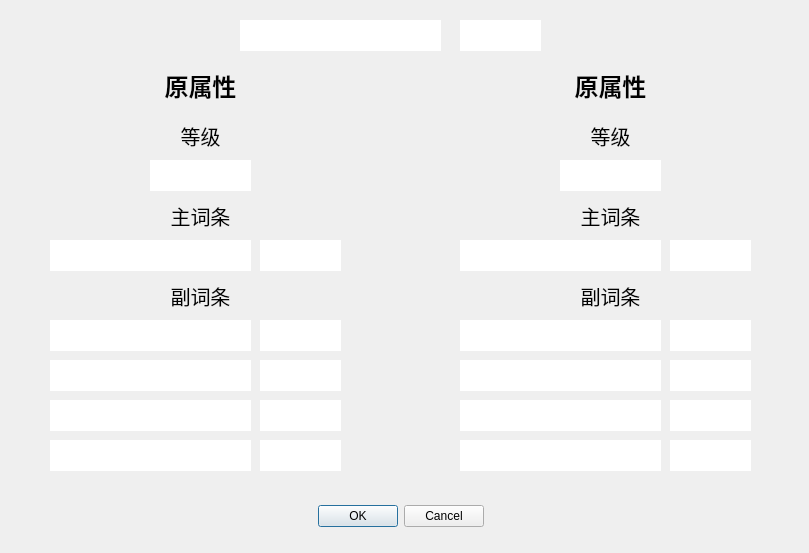
<?xml version="1.0" encoding="UTF-8"?>
<ui version="4.0">
 <class>Dialog</class>
 <widget class="QDialog" name="Dialog">
  <property name="geometry">
   <rect>
    <x>0</x>
    <y>0</y>
    <width>809</width>
    <height>553</height>
   </rect>
  </property>
  <property name="windowTitle">
   <string>Dialog</string>
  </property>
  <widget class="QDialogButtonBox" name="buttonBox">
   <property name="geometry">
    <rect>
     <x>230</x>
     <y>500</y>
     <width>341</width>
     <height>32</height>
    </rect>
   </property>
   <property name="orientation">
    <enum>Qt::Horizontal</enum>
   </property>
   <property name="standardButtons">
    <set>QDialogButtonBox::Cancel|QDialogButtonBox::Ok</set>
   </property>
   <property name="centerButtons">
    <bool>true</bool>
   </property>
  </widget>
  <widget class="QLineEdit" name="lineEdit_position">
   <property name="geometry">
    <rect>
     <x>460</x>
     <y>20</y>
     <width>81</width>
     <height>31</height>
    </rect>
   </property>
   <property name="font">
    <font>
     <pointsize>12</pointsize>
    </font>
   </property>
   <property name="frame">
    <bool>false</bool>
   </property>
   <property name="alignment">
    <set>Qt::AlignCenter</set>
   </property>
   <property name="readOnly">
    <bool>true</bool>
   </property>
   <property name="clearButtonEnabled">
    <bool>false</bool>
   </property>
  </widget>
  <widget class="QLineEdit" name="lineEdit_suit">
   <property name="geometry">
    <rect>
     <x>240</x>
     <y>20</y>
     <width>201</width>
     <height>31</height>
    </rect>
   </property>
   <property name="font">
    <font>
     <pointsize>12</pointsize>
    </font>
   </property>
   <property name="frame">
    <bool>false</bool>
   </property>
   <property name="alignment">
    <set>Qt::AlignCenter</set>
   </property>
   <property name="readOnly">
    <bool>true</bool>
   </property>
   <property name="clearButtonEnabled">
    <bool>false</bool>
   </property>
  </widget>
  <widget class="QLabel" name="label_sub_entry_old">
   <property name="geometry">
    <rect>
     <x>120</x>
     <y>280</y>
     <width>161</width>
     <height>31</height>
    </rect>
   </property>
   <property name="font">
    <font>
     <pointsize>15</pointsize>
     <weight>50</weight>
     <bold>false</bold>
    </font>
   </property>
   <property name="text">
    <string>副词条</string>
   </property>
   <property name="alignment">
    <set>Qt::AlignCenter</set>
   </property>
  </widget>
  <widget class="QLineEdit" name="lineEdit_sub_entry_2_name_old">
   <property name="geometry">
    <rect>
     <x>50</x>
     <y>360</y>
     <width>201</width>
     <height>31</height>
    </rect>
   </property>
   <property name="font">
    <font>
     <pointsize>12</pointsize>
    </font>
   </property>
   <property name="frame">
    <bool>false</bool>
   </property>
   <property name="alignment">
    <set>Qt::AlignCenter</set>
   </property>
   <property name="readOnly">
    <bool>true</bool>
   </property>
   <property name="clearButtonEnabled">
    <bool>false</bool>
   </property>
  </widget>
  <widget class="QLineEdit" name="lineEdit_sub_entry_2_value_old">
   <property name="geometry">
    <rect>
     <x>260</x>
     <y>360</y>
     <width>81</width>
     <height>31</height>
    </rect>
   </property>
   <property name="font">
    <font>
     <pointsize>12</pointsize>
    </font>
   </property>
   <property name="frame">
    <bool>false</bool>
   </property>
   <property name="alignment">
    <set>Qt::AlignCenter</set>
   </property>
   <property name="readOnly">
    <bool>true</bool>
   </property>
   <property name="clearButtonEnabled">
    <bool>false</bool>
   </property>
  </widget>
  <widget class="QLineEdit" name="lineEdit_sub_entry_3_name_old">
   <property name="geometry">
    <rect>
     <x>50</x>
     <y>400</y>
     <width>201</width>
     <height>31</height>
    </rect>
   </property>
   <property name="font">
    <font>
     <pointsize>12</pointsize>
    </font>
   </property>
   <property name="frame">
    <bool>false</bool>
   </property>
   <property name="alignment">
    <set>Qt::AlignCenter</set>
   </property>
   <property name="readOnly">
    <bool>true</bool>
   </property>
   <property name="clearButtonEnabled">
    <bool>false</bool>
   </property>
  </widget>
  <widget class="QLineEdit" name="lineEdit_sub_entry_4_name_old">
   <property name="geometry">
    <rect>
     <x>50</x>
     <y>440</y>
     <width>201</width>
     <height>31</height>
    </rect>
   </property>
   <property name="font">
    <font>
     <pointsize>12</pointsize>
    </font>
   </property>
   <property name="frame">
    <bool>false</bool>
   </property>
   <property name="alignment">
    <set>Qt::AlignCenter</set>
   </property>
   <property name="readOnly">
    <bool>true</bool>
   </property>
   <property name="clearButtonEnabled">
    <bool>false</bool>
   </property>
  </widget>
  <widget class="QLineEdit" name="lineEdit_main_entry_value_old">
   <property name="geometry">
    <rect>
     <x>260</x>
     <y>240</y>
     <width>81</width>
     <height>31</height>
    </rect>
   </property>
   <property name="font">
    <font>
     <pointsize>12</pointsize>
    </font>
   </property>
   <property name="frame">
    <bool>false</bool>
   </property>
   <property name="alignment">
    <set>Qt::AlignCenter</set>
   </property>
   <property name="readOnly">
    <bool>true</bool>
   </property>
   <property name="clearButtonEnabled">
    <bool>false</bool>
   </property>
  </widget>
  <widget class="QLabel" name="label_main_entry_old">
   <property name="geometry">
    <rect>
     <x>120</x>
     <y>200</y>
     <width>161</width>
     <height>31</height>
    </rect>
   </property>
   <property name="font">
    <font>
     <pointsize>15</pointsize>
     <weight>50</weight>
     <bold>false</bold>
    </font>
   </property>
   <property name="text">
    <string>主词条</string>
   </property>
   <property name="alignment">
    <set>Qt::AlignCenter</set>
   </property>
  </widget>
  <widget class="QLineEdit" name="lineEdit_main_entry_name_old">
   <property name="geometry">
    <rect>
     <x>50</x>
     <y>240</y>
     <width>201</width>
     <height>31</height>
    </rect>
   </property>
   <property name="font">
    <font>
     <pointsize>12</pointsize>
    </font>
   </property>
   <property name="frame">
    <bool>false</bool>
   </property>
   <property name="alignment">
    <set>Qt::AlignCenter</set>
   </property>
   <property name="readOnly">
    <bool>true</bool>
   </property>
   <property name="clearButtonEnabled">
    <bool>false</bool>
   </property>
  </widget>
  <widget class="QLineEdit" name="lineEdit_sub_entry_1_name_old">
   <property name="geometry">
    <rect>
     <x>50</x>
     <y>320</y>
     <width>201</width>
     <height>31</height>
    </rect>
   </property>
   <property name="font">
    <font>
     <pointsize>12</pointsize>
    </font>
   </property>
   <property name="frame">
    <bool>false</bool>
   </property>
   <property name="alignment">
    <set>Qt::AlignCenter</set>
   </property>
   <property name="readOnly">
    <bool>true</bool>
   </property>
   <property name="clearButtonEnabled">
    <bool>false</bool>
   </property>
  </widget>
  <widget class="QLineEdit" name="lineEdit_sub_entry_4_value_old">
   <property name="geometry">
    <rect>
     <x>260</x>
     <y>440</y>
     <width>81</width>
     <height>31</height>
    </rect>
   </property>
   <property name="font">
    <font>
     <pointsize>12</pointsize>
    </font>
   </property>
   <property name="frame">
    <bool>false</bool>
   </property>
   <property name="alignment">
    <set>Qt::AlignCenter</set>
   </property>
   <property name="readOnly">
    <bool>true</bool>
   </property>
   <property name="clearButtonEnabled">
    <bool>false</bool>
   </property>
  </widget>
  <widget class="QLabel" name="label_level_old">
   <property name="geometry">
    <rect>
     <x>120</x>
     <y>120</y>
     <width>161</width>
     <height>31</height>
    </rect>
   </property>
   <property name="font">
    <font>
     <pointsize>15</pointsize>
     <weight>50</weight>
     <bold>false</bold>
    </font>
   </property>
   <property name="text">
    <string>等级</string>
   </property>
   <property name="alignment">
    <set>Qt::AlignCenter</set>
   </property>
  </widget>
  <widget class="QLineEdit" name="lineEdit_sub_entry_1_value_old">
   <property name="geometry">
    <rect>
     <x>260</x>
     <y>320</y>
     <width>81</width>
     <height>31</height>
    </rect>
   </property>
   <property name="font">
    <font>
     <pointsize>12</pointsize>
    </font>
   </property>
   <property name="frame">
    <bool>false</bool>
   </property>
   <property name="alignment">
    <set>Qt::AlignCenter</set>
   </property>
   <property name="readOnly">
    <bool>true</bool>
   </property>
   <property name="clearButtonEnabled">
    <bool>false</bool>
   </property>
  </widget>
  <widget class="QLineEdit" name="lineEdit_sub_entry_3_value_old">
   <property name="geometry">
    <rect>
     <x>260</x>
     <y>400</y>
     <width>81</width>
     <height>31</height>
    </rect>
   </property>
   <property name="font">
    <font>
     <pointsize>12</pointsize>
    </font>
   </property>
   <property name="frame">
    <bool>false</bool>
   </property>
   <property name="alignment">
    <set>Qt::AlignCenter</set>
   </property>
   <property name="readOnly">
    <bool>true</bool>
   </property>
   <property name="clearButtonEnabled">
    <bool>false</bool>
   </property>
  </widget>
  <widget class="QLineEdit" name="lineEdit_sub_entry_3_value_new">
   <property name="geometry">
    <rect>
     <x>670</x>
     <y>400</y>
     <width>81</width>
     <height>31</height>
    </rect>
   </property>
   <property name="font">
    <font>
     <pointsize>12</pointsize>
    </font>
   </property>
   <property name="frame">
    <bool>false</bool>
   </property>
   <property name="alignment">
    <set>Qt::AlignCenter</set>
   </property>
   <property name="readOnly">
    <bool>true</bool>
   </property>
   <property name="clearButtonEnabled">
    <bool>false</bool>
   </property>
  </widget>
  <widget class="QLabel" name="label_level_2">
   <property name="geometry">
    <rect>
     <x>530</x>
     <y>120</y>
     <width>161</width>
     <height>31</height>
    </rect>
   </property>
   <property name="font">
    <font>
     <pointsize>15</pointsize>
     <weight>50</weight>
     <bold>false</bold>
    </font>
   </property>
   <property name="text">
    <string>等级</string>
   </property>
   <property name="alignment">
    <set>Qt::AlignCenter</set>
   </property>
  </widget>
  <widget class="QLineEdit" name="lineEdit_sub_entry_1_value_new">
   <property name="geometry">
    <rect>
     <x>670</x>
     <y>320</y>
     <width>81</width>
     <height>31</height>
    </rect>
   </property>
   <property name="font">
    <font>
     <pointsize>12</pointsize>
    </font>
   </property>
   <property name="frame">
    <bool>false</bool>
   </property>
   <property name="alignment">
    <set>Qt::AlignCenter</set>
   </property>
   <property name="readOnly">
    <bool>true</bool>
   </property>
   <property name="clearButtonEnabled">
    <bool>false</bool>
   </property>
  </widget>
  <widget class="QLineEdit" name="lineEdit_main_entry_name_new">
   <property name="geometry">
    <rect>
     <x>460</x>
     <y>240</y>
     <width>201</width>
     <height>31</height>
    </rect>
   </property>
   <property name="font">
    <font>
     <pointsize>12</pointsize>
    </font>
   </property>
   <property name="frame">
    <bool>false</bool>
   </property>
   <property name="alignment">
    <set>Qt::AlignCenter</set>
   </property>
   <property name="readOnly">
    <bool>true</bool>
   </property>
   <property name="clearButtonEnabled">
    <bool>false</bool>
   </property>
  </widget>
  <widget class="QLineEdit" name="lineEdit_main_entry_value_new">
   <property name="geometry">
    <rect>
     <x>670</x>
     <y>240</y>
     <width>81</width>
     <height>31</height>
    </rect>
   </property>
   <property name="font">
    <font>
     <pointsize>12</pointsize>
    </font>
   </property>
   <property name="frame">
    <bool>false</bool>
   </property>
   <property name="alignment">
    <set>Qt::AlignCenter</set>
   </property>
   <property name="readOnly">
    <bool>true</bool>
   </property>
   <property name="clearButtonEnabled">
    <bool>false</bool>
   </property>
  </widget>
  <widget class="QLabel" name="label_main_entry_2">
   <property name="geometry">
    <rect>
     <x>530</x>
     <y>200</y>
     <width>161</width>
     <height>31</height>
    </rect>
   </property>
   <property name="font">
    <font>
     <pointsize>15</pointsize>
     <weight>50</weight>
     <bold>false</bold>
    </font>
   </property>
   <property name="text">
    <string>主词条</string>
   </property>
   <property name="alignment">
    <set>Qt::AlignCenter</set>
   </property>
  </widget>
  <widget class="QLineEdit" name="lineEdit_sub_entry_1_name_new">
   <property name="geometry">
    <rect>
     <x>460</x>
     <y>320</y>
     <width>201</width>
     <height>31</height>
    </rect>
   </property>
   <property name="font">
    <font>
     <pointsize>12</pointsize>
    </font>
   </property>
   <property name="frame">
    <bool>false</bool>
   </property>
   <property name="alignment">
    <set>Qt::AlignCenter</set>
   </property>
   <property name="readOnly">
    <bool>true</bool>
   </property>
   <property name="clearButtonEnabled">
    <bool>false</bool>
   </property>
  </widget>
  <widget class="QLineEdit" name="lineEdit_sub_entry_2_name_new">
   <property name="geometry">
    <rect>
     <x>460</x>
     <y>360</y>
     <width>201</width>
     <height>31</height>
    </rect>
   </property>
   <property name="font">
    <font>
     <pointsize>12</pointsize>
    </font>
   </property>
   <property name="frame">
    <bool>false</bool>
   </property>
   <property name="alignment">
    <set>Qt::AlignCenter</set>
   </property>
   <property name="readOnly">
    <bool>true</bool>
   </property>
   <property name="clearButtonEnabled">
    <bool>false</bool>
   </property>
  </widget>
  <widget class="QLineEdit" name="lineEdit_sub_entry_2_value_new">
   <property name="geometry">
    <rect>
     <x>670</x>
     <y>360</y>
     <width>81</width>
     <height>31</height>
    </rect>
   </property>
   <property name="font">
    <font>
     <pointsize>12</pointsize>
    </font>
   </property>
   <property name="frame">
    <bool>false</bool>
   </property>
   <property name="alignment">
    <set>Qt::AlignCenter</set>
   </property>
   <property name="readOnly">
    <bool>true</bool>
   </property>
   <property name="clearButtonEnabled">
    <bool>false</bool>
   </property>
  </widget>
  <widget class="QLineEdit" name="lineEdit_sub_entry_3_name_new">
   <property name="geometry">
    <rect>
     <x>460</x>
     <y>400</y>
     <width>201</width>
     <height>31</height>
    </rect>
   </property>
   <property name="font">
    <font>
     <pointsize>12</pointsize>
    </font>
   </property>
   <property name="frame">
    <bool>false</bool>
   </property>
   <property name="alignment">
    <set>Qt::AlignCenter</set>
   </property>
   <property name="readOnly">
    <bool>true</bool>
   </property>
   <property name="clearButtonEnabled">
    <bool>false</bool>
   </property>
  </widget>
  <widget class="QLineEdit" name="lineEdit_sub_entry_4_value_new">
   <property name="geometry">
    <rect>
     <x>670</x>
     <y>440</y>
     <width>81</width>
     <height>31</height>
    </rect>
   </property>
   <property name="font">
    <font>
     <pointsize>12</pointsize>
    </font>
   </property>
   <property name="frame">
    <bool>false</bool>
   </property>
   <property name="alignment">
    <set>Qt::AlignCenter</set>
   </property>
   <property name="readOnly">
    <bool>true</bool>
   </property>
   <property name="clearButtonEnabled">
    <bool>false</bool>
   </property>
  </widget>
  <widget class="QLabel" name="label_sub_entry_2">
   <property name="geometry">
    <rect>
     <x>530</x>
     <y>280</y>
     <width>161</width>
     <height>31</height>
    </rect>
   </property>
   <property name="font">
    <font>
     <pointsize>15</pointsize>
     <weight>50</weight>
     <bold>false</bold>
    </font>
   </property>
   <property name="text">
    <string>副词条</string>
   </property>
   <property name="alignment">
    <set>Qt::AlignCenter</set>
   </property>
  </widget>
  <widget class="QLineEdit" name="lineEdit_sub_entry_4_name_new">
   <property name="geometry">
    <rect>
     <x>460</x>
     <y>440</y>
     <width>201</width>
     <height>31</height>
    </rect>
   </property>
   <property name="font">
    <font>
     <pointsize>12</pointsize>
    </font>
   </property>
   <property name="frame">
    <bool>false</bool>
   </property>
   <property name="alignment">
    <set>Qt::AlignCenter</set>
   </property>
   <property name="readOnly">
    <bool>true</bool>
   </property>
   <property name="clearButtonEnabled">
    <bool>false</bool>
   </property>
  </widget>
  <widget class="QLabel" name="label_title_old">
   <property name="geometry">
    <rect>
     <x>120</x>
     <y>70</y>
     <width>161</width>
     <height>31</height>
    </rect>
   </property>
   <property name="font">
    <font>
     <pointsize>18</pointsize>
     <weight>75</weight>
     <bold>true</bold>
    </font>
   </property>
   <property name="text">
    <string>原属性</string>
   </property>
   <property name="alignment">
    <set>Qt::AlignCenter</set>
   </property>
  </widget>
  <widget class="QLabel" name="label_title_new">
   <property name="geometry">
    <rect>
     <x>530</x>
     <y>70</y>
     <width>161</width>
     <height>31</height>
    </rect>
   </property>
   <property name="font">
    <font>
     <pointsize>18</pointsize>
     <weight>75</weight>
     <bold>true</bold>
    </font>
   </property>
   <property name="text">
    <string>原属性</string>
   </property>
   <property name="alignment">
    <set>Qt::AlignCenter</set>
   </property>
  </widget>
  <widget class="QLineEdit" name="lineEdit_level_old">
   <property name="geometry">
    <rect>
     <x>150</x>
     <y>160</y>
     <width>101</width>
     <height>31</height>
    </rect>
   </property>
   <property name="font">
    <font>
     <pointsize>12</pointsize>
    </font>
   </property>
   <property name="frame">
    <bool>false</bool>
   </property>
   <property name="alignment">
    <set>Qt::AlignCenter</set>
   </property>
   <property name="readOnly">
    <bool>true</bool>
   </property>
   <property name="clearButtonEnabled">
    <bool>false</bool>
   </property>
  </widget>
  <widget class="QLineEdit" name="lineEdit_level_new">
   <property name="geometry">
    <rect>
     <x>560</x>
     <y>160</y>
     <width>101</width>
     <height>31</height>
    </rect>
   </property>
   <property name="font">
    <font>
     <pointsize>12</pointsize>
    </font>
   </property>
   <property name="frame">
    <bool>false</bool>
   </property>
   <property name="alignment">
    <set>Qt::AlignCenter</set>
   </property>
   <property name="readOnly">
    <bool>true</bool>
   </property>
   <property name="clearButtonEnabled">
    <bool>false</bool>
   </property>
  </widget>
 </widget>
 <resources/>
 <connections>
  <connection>
   <sender>buttonBox</sender>
   <signal>accepted()</signal>
   <receiver>Dialog</receiver>
   <slot>accept()</slot>
   <hints>
    <hint type="sourcelabel">
     <x>248</x>
     <y>254</y>
    </hint>
    <hint type="destinationlabel">
     <x>157</x>
     <y>274</y>
    </hint>
   </hints>
  </connection>
  <connection>
   <sender>buttonBox</sender>
   <signal>rejected()</signal>
   <receiver>Dialog</receiver>
   <slot>reject()</slot>
   <hints>
    <hint type="sourcelabel">
     <x>316</x>
     <y>260</y>
    </hint>
    <hint type="destinationlabel">
     <x>286</x>
     <y>274</y>
    </hint>
   </hints>
  </connection>
 </connections>
</ui>
